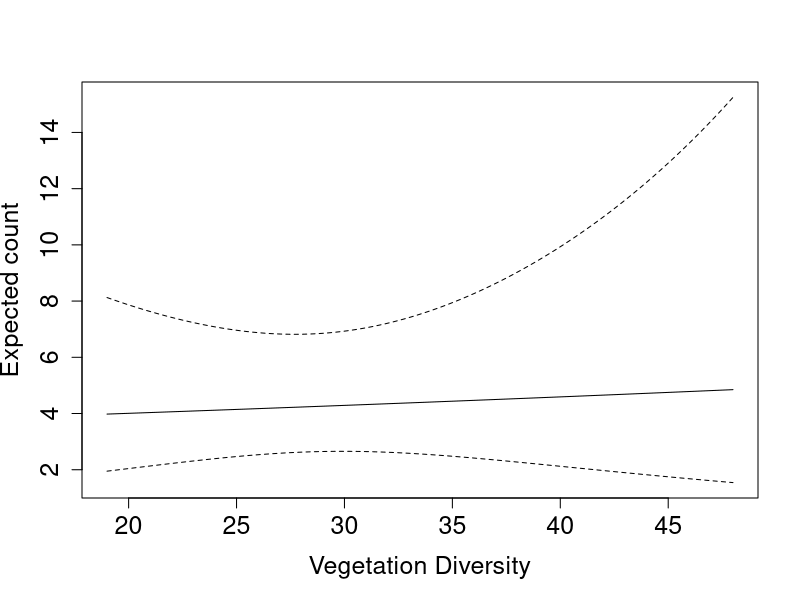
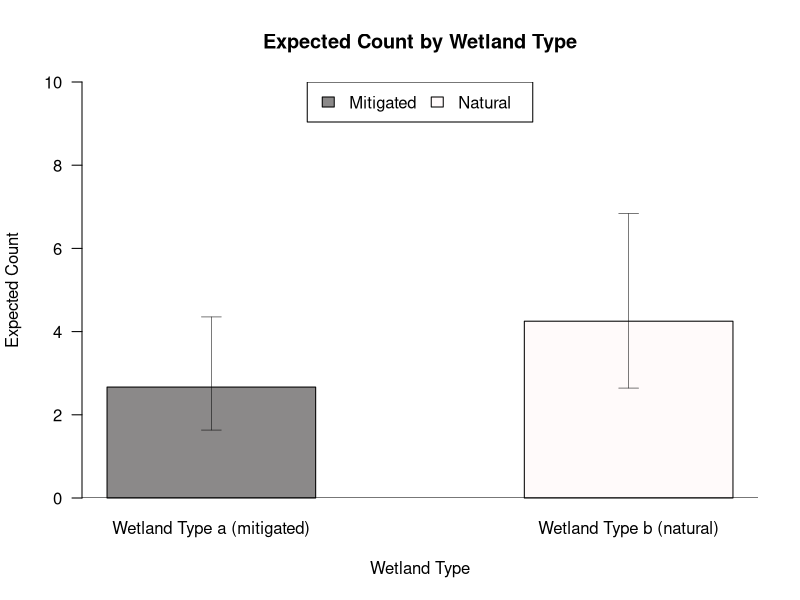

Reproduce these figures in R, in order.
## ---- chunk 1
data <- read.csv("quant_data.csv")
head(data)

## ---- chunk 2
fit <- glm(richness ~ wet_type, family = poisson, data = data) # just wetland type
summary(fit)

fit2 <- glm(richness ~  wet_type + veg_rich , family = poisson, data = data) # wetland type AND vegetation
summary(fit2)

## ---- chunk 3
#wald test

betas <- coef(fit)
betas2 <- coef(fit2)

#test statistic
ts1 <- betas[2] / summary(fit)[['coefficients']]['wet_typeb', 'Std. Error'] # wetland only model
ts2 <- betas2[3] / summary(fit2)[['coefficients']]['veg_rich', 'Std. Error'] # wetland and vegetation model

#p-value
2 * pnorm(-1 * abs(ts1), mean = 0, sd = 1)  # wetland only model
2 * pnorm(-1 * abs(ts2), mean = 0, sd = 1)  # wetland and vegetation model


#checks out 
summary(fit)[['coefficients']]['wet_typeb', 'Pr(>|z|)'] # wetland only model
summary(fit2)[['coefficients']]['veg_rich', 'Pr(>|z|)'] # wetland and vegetation model
## ---- chunk 4
# wetland and vegetation model
p_1 <- plogis(betas2[1] + betas2[2] * 0 + betas2[3] * 0)
p_2 <- plogis(betas2[1] + betas2[2] * 0 + betas2[3] * 1)

log((p_2 / (1 - p_2)) / (p_1 / (1 - p_1)))
betas2[3]
## ---- chunk 5
# wetland only model
p_1 <- plogis(betas[1] + betas[2] * 1)
p_2 <- plogis(betas[1] + betas[2] * 2)

log((p_2 / (1 - p_2)) / (p_1 / (1 - p_1)))
betas[2]
## ---- chunk 6
nd <- data.frame(
  veg_rich = seq(min(data$veg_rich), max(data$veg_rich), length.out = 100),
  wet_type = factor(x = rep('b', times = 100),
  levels = c('a', 'b'))
)


prd <- predict.glm(object = fit2, newdata = nd, type = 'link', se.fit = T) #expected count
low <- exp(prd$fit - qnorm(0.975) * prd$se.fit) # +95%
high <- exp(prd$fit + qnorm(0.975) * prd$se.fit) # -95%


plot(y = exp(prd$fit), x = nd$veg_rich, xlab = 'Vegetation Diversity',
  ylab = 'Expected count', cex.axis = 1.5, cex.lab = 1.5,
  ylim = c(min(low), max(high)), type = 'l')
lines(x = nd$veg_rich, y = low, lty = 2)
lines(x = nd$veg_rich, y = high, lty = 2)
## ---- chunk 7
nd2 <- data.frame(
  veg_rich = rep(mean(data$veg_rich, times = 2)), 
  wet_type = factor(x = c('a', 'b'))
)

prd <- predict.glm(object = fit, newdata = nd2, type = 'link', se.fit = T) #expected count
low <- exp(prd$fit - qnorm(0.975) * prd$se.fit) # +95%
high <- exp(prd$fit + qnorm(0.975) * prd$se.fit) # -95%


wet <- exp(prd$fit) 

par(las = 1)
willthiswork = barplot(wet, ylim = c(0, 10), 
        names.arg = c("Wetland Type a (mitigated)", "Wetland Type b (natural)"), 
        col = c("snow4", "snow"), space = c(0.1, 1), 
        ylab = "Expected Count", xlab = "Wetland Type", 
        beside = T)
abline(h = 0)
legend("top", horiz = T, c("Mitigated", "Natural"), fill = c("snow4", "snow"), bty = "y")
title(main = "Expected Count by Wetland Type")
arrows(x0 = willthiswork, y0 = high, x1 = willthiswork, y1 = low, 
       angle = 90, code = 3, length = 0.1, lwd = 0.5)

## ---- chunk 8
summary(fit) # will include some important output for this model in report
summary(fit2) # will include some important output for this model in report
